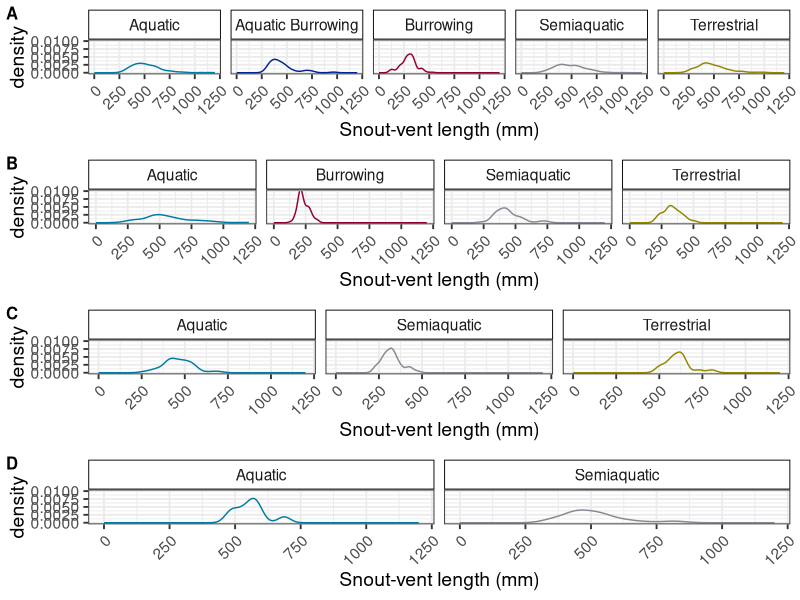
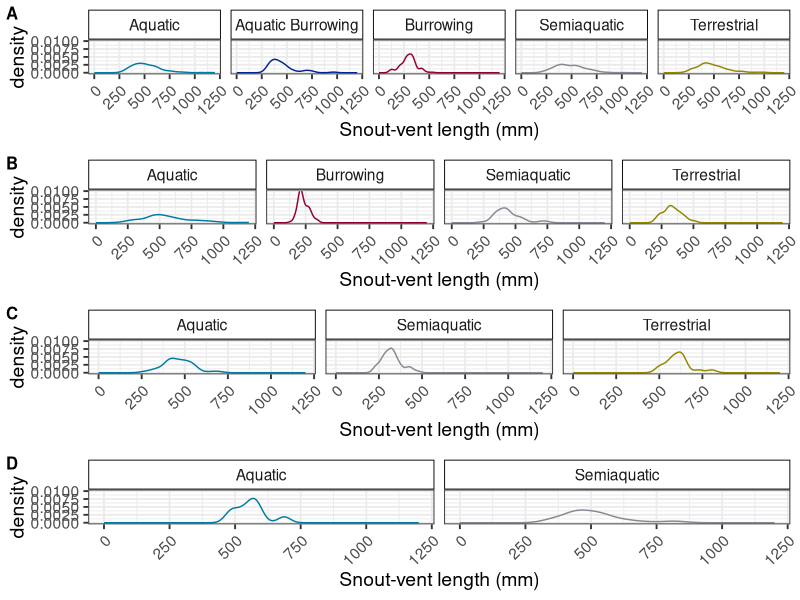

The R source for these figures, in order:
# Create body-size density plots

# Load libraries
library(tidyverse)
library(patchwork)
library(cowplot)

# Import data
# Includes 1374 individuals 185 species including four outgroups
ds <- read_csv("data/Linear/metadata-data-natricine-LM.csv")
glimpse(ds)

# Remove unknown habit species
ds <- 
  ds %>%
  filter(Habit != "Unknown")
  
# Split the dataset by Origin
ds_a <- filter(ds, Origin == "Asian")
ds_b <- filter(ds, Origin == "American")
ds_c <- filter(ds, Origin == "African")
ds_d <- filter(ds, Origin == "Asian-European")

# Plot for Asia
plot_a <-
  # Basic density plot coloured by ecotype
  ggplot(ds_a, aes(x = SVL, colour = Habit)) +
  geom_density() +
  # Get rid of the grey background
  # And increase the axes label sizes
  theme_bw(base_size = 14) +
  # Split the plots by ecotype
  facet_wrap(~ Habit, nrow = 1) +
  # Remove the legend as it isn't needed
  theme(legend.position = "none") +
  # add custom colors
  scale_color_manual(values=c("#007ba3", "#002397", "#92002e", "#868893", "#928600")) +
  # Change x axis label
  xlab("Snout-vent length (mm)") +
  # Remove grey background where ecotype name is 
  theme(strip.background = element_rect(colour = "black", fill = NA)) +
  # Add sublabel
  # Set the x and y axes limits so they are 
  # the same for each ecotype
  xlim(0, 1200) +
  ylim(0, 0.010) +
  # Angle the x ticks labels so they are readable
  theme(axis.text.x = element_text(angle = 45, hjust = 1))

# Plot for North and Central America
plot_b <-
  ggplot(ds_b, aes(x = SVL, colour = Habit)) +
  geom_density() +
  theme_bw(base_size = 14) +
  scale_color_manual(values=c("#007ba3", "#92002e", "#868893", "#928600")) +
  facet_wrap(~ Habit, nrow = 1) +
  theme(legend.position = "none") +
  xlab("Snout-vent length (mm)") +
  theme(strip.background = element_rect(colour = "black", fill = NA)) +
  xlim(0, 1200) +
  ylim(0, 0.010) +
  theme(axis.text.x = element_text(angle = 45, hjust = 1))

# subsaharan Africa
plot_c <-
  ggplot(ds_c, aes(x = SVL, colour = Habit)) +
  geom_density() +
  theme_bw(base_size = 14) +
  #color
  scale_color_manual(values=c("#007ba3", "#868893", "#928600")) +
  facet_wrap(~ Habit, nrow = 1) +
  theme(legend.position = "none") +
  xlab("Snout-vent length (mm)") +
  theme(strip.background = element_rect(colour = "black", fill = NA)) +
  xlim(0, 1200) +
  ylim(0, 0.010) +
  theme(axis.text.x = element_text(angle = 45, hjust = 1))

# Eurasia
plot_d <-
  ggplot(ds_d, aes(x = SVL, colour = Habit)) +
  geom_density() +
  theme_bw(base_size = 14) +
  scale_color_manual(values = c("#007ba3", "#868893")) +
  facet_wrap(~ Habit, nrow = 1) +
  theme(legend.position = "none") +
  xlab("Snout-vent length (mm)") +
  theme(strip.background = element_rect(colour = "black", fill = NA)) +
  xlim(0, 1200) +
  ylim(0, 0.010) +
  theme(axis.text.x = element_text(angle = 45, hjust = 1))

# Plot 4 panel figure
plot_grid(plot_a, plot_b, plot_c, plot_d,
          nrow = 4,
          labels = "AUTO",
          label_size = 12)

# Save (this seems big but looks nice pasted into a document)
ggsave("outputs/SVL-densityplot.png", width = 12, height = 8)